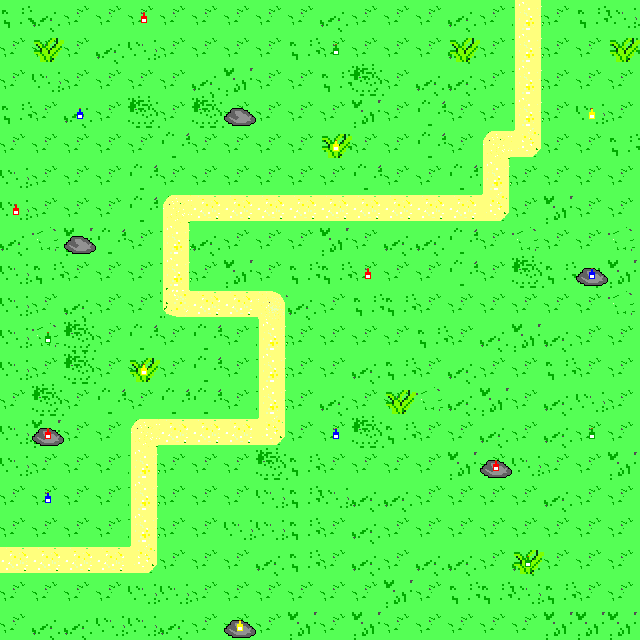

The image is a tile-based game level rendered from a .tmx file. Its description and source (layers, tilesets, objects; grid data summarised) follow:
An orthogonal 20x20 tile map with 32x32 px tiles, 3 tile layers (Fond de carte, Cachette, Objet), 3 tilesets.

<map version="1.0" orientation="orthogonal" width="20" height="20" tilewidth="32" tileheight="32">
 <tileset firstgid="1" name="carte_prairie" tilewidth="32" tileheight="32">
  <image source="carte_prairie.png" width="128" height="128" />
 </tileset>
 <tileset firstgid="17" name="cachettes" tilewidth="32" tileheight="32">
  <image source="cachettes.png" width="64" height="64" />
 </tileset>
 <tileset firstgid="21" name="morceaux_objet" tilewidth="32" tileheight="32">
  <image source="morceaux_objet.png" width="64" height="64" />
 </tileset>
 <layer name="Fond de carte" width="20" height="20">
  <data>[400 cells, 400 non-empty, 14 distinct tile ids]</data>
 </layer>
 <layer name="Cachette" width="20" height="20">
  <data>[400 cells, 13 non-empty, 2 distinct tile ids]</data>
 </layer>
 <layer name="Objet" width="20" height="20">
  <data>[400 cells, 17 non-empty, 4 distinct tile ids]</data>
 </layer>
</map>